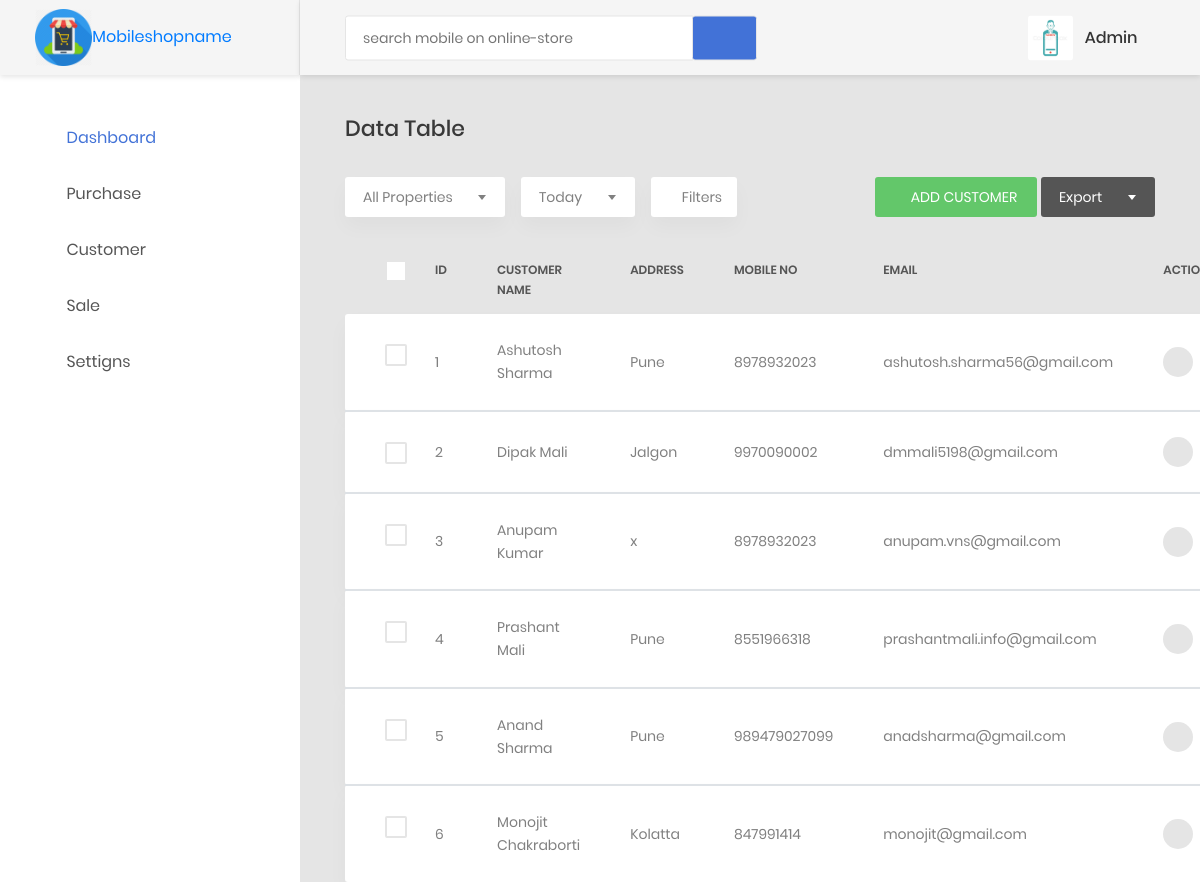
/viewcustomers (signed in), run on an earlier commit of the app's database.
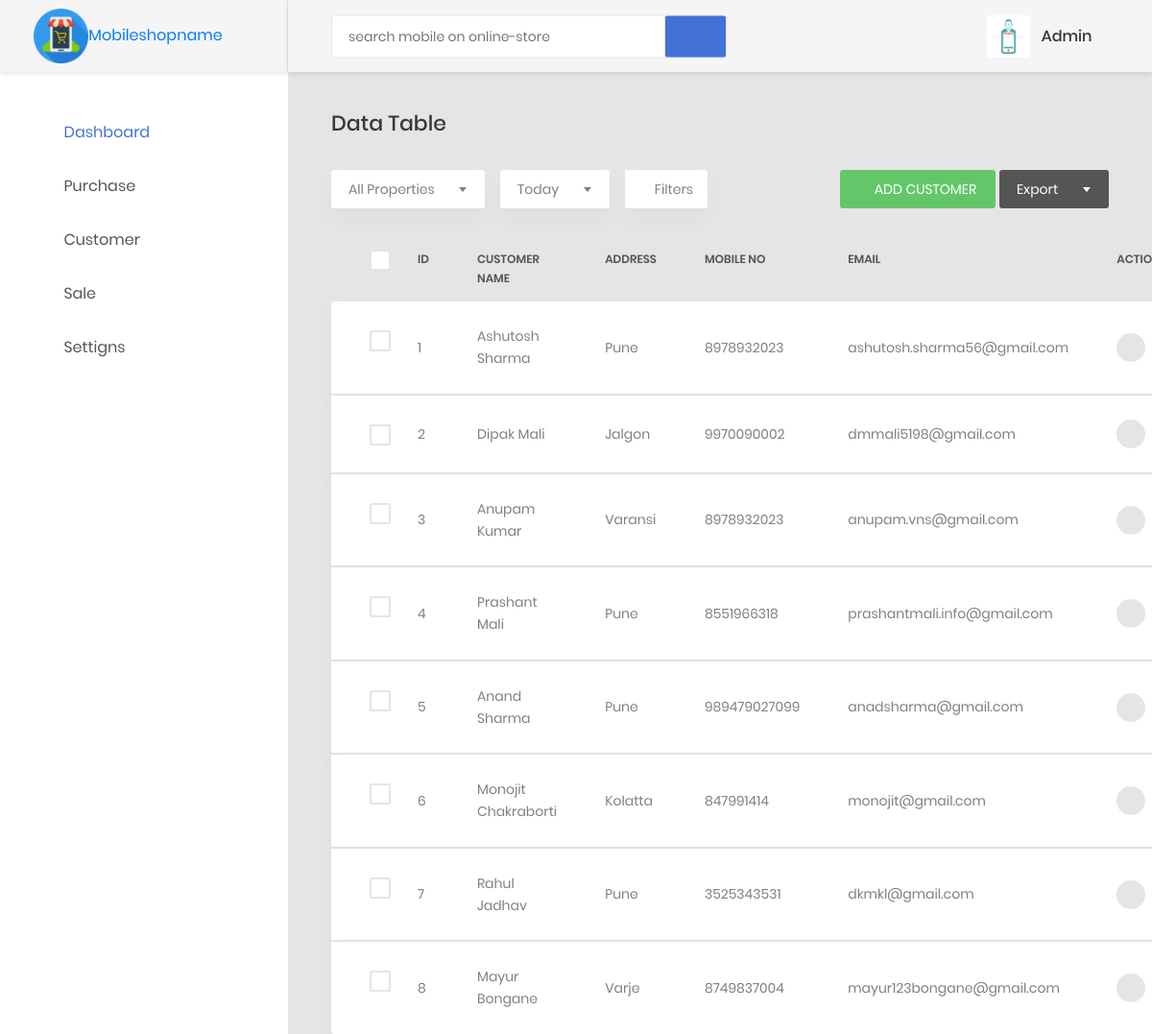
And on a later commit of the database.
### models/create_models.py (models this page shows, shortened)
class Customer(db.Model):
    __tablename__='customers'
    c_id = db.Column(db.Integer, primary_key=True)
    customer_name = db.Column(db.String(255),nullable=False)
    c_address = db.Column(db.String(255), nullable=False)
    c_mobileno = db.Column(db.Integer, nullable=False)
    c_email = db.Column(db.String(255), nullable=False)
    register_date = db.Column(db.DateTime, nullable=False, default=datetime.utcnow)
    modified_date = db.Column(db.DateTime, nullable=False, default=datetime.utcnow, onupdate=datetime.utcnow)
    sales = db.relationship("SalesItems", backref="customers",lazy=True)

### customers/customers.py (the view)
@customer.route("/viewcustomers")
def viewcustomers():
    customers = Customer.query.all()
    return render_template('static priya mobile/customers/viewcustomers.html',customers=customers)

### customers/customers.py (called while the page is built)
@customer.before_app_request
def load_logged_in_user():
    user_id = session.get('user_id')
    if user_id is None:
        g.user = None
    else:
        g.user = User.query.filter_by(id=user_id).first()

### users/adduser.py (called while the page is built)
@auth.before_app_request
def load_logged_in_user():
    user_id = session.get('user_id')
    if user_id is None:
        g.user = None
    else:
        g.user = User.query.filter_by(id=user_id).first()

### templates/static priya mobile/customers/viewcustomers.html (shortened to what the changed rows need)
{% extends 'static priya mobile/base1.html' %}
{% block content %}
{% if g.user %}
                        <div class="row">
                            <div class="col-md-12">
                                <div class="table-responsive table-responsive-data2">
                                    <table class="table table-data2">
                                        <thead>
                                            <tr>
                                                <th>
                                                    <label class="au-checkbox">
                                                        <span class="au-checkmark"></span>
                                                    </label>
                                                </th>
                                                <th>ID</th>
                                                <th>Customer Name</th>
                                                <th>Address</th>
                                                <th>Mobile No</th>
                                                <th>Email</th>
                                                <th>Actions</th>
                                            </tr>
                                        </thead>
                                        {% for customer in customers %}
                                        <tbody>
                                            <tr class="tr-shadow">
                                                <td>
                                                    <label class="au-checkbox">
                                                        <span class="au-checkmark"></span>
                                                    </label>
                                                </td>
                                                <td>
                                                    {{ customer.c_id }}
                                                </td>
                                                <td>
                                                    {{ customer.customer_name }}
                                                </td>
                                                <td>
                                                    {{ customer.c_address }}
                                                </td>
                                                <td>
                                                    {{ customer.c_mobileno}}
                                                </td>
                                                <td>
                                                    {{ customer.c_email }}
                                                </td>
                                                <td>
                                                    <div class="table-data-feature">
                                                        <a href="{{ url_for('customer.updatecustomer' , id=customer.c_id) }}"><button class="item" data-toggle="tooltip" data-placement="top" title="Edit">
                                                            <i class="zmdi zmdi-edit"></i>
                                                    </button></a>&nbsp;&nbsp;
                                                    </div>
                                                </td>
                                            </tr>
                                        </tbody>
                                        {% endfor %}
                                    </table>
                                </div>
              {% endif %}
          {% endblock %}

What changed in the data, as far as the page shows it:
changed Customer "Anupam Kumar": c_address "x" → "Varansi"
added Customer: c_id "7", customer_name "Rahul Jadhav", c_address "Pune", c_mobileno "3525343531", c_email "dkmkl@gmail.com"
added Customer: c_id "8", customer_name "Mayur Bongane", c_address "Varje", c_mobileno "8749837004", c_email "mayur123bongane@gmail.com"
